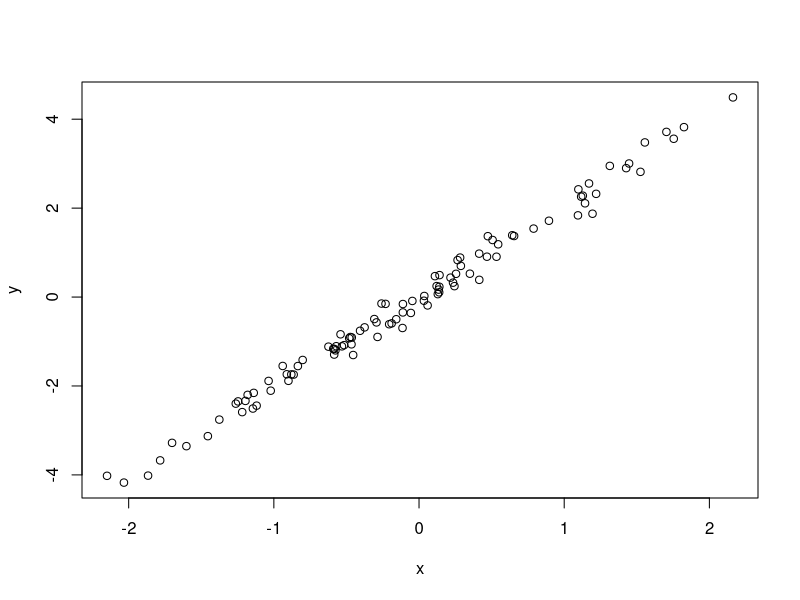

The R script that drew this image:
# Simulate and plot data
# Mahmoud Izadi
# izadi2005@gmail.com
# 2024-07-07

# Simulate predictor variable
x <- rnorm(n = 100)
# Simulate response variable with some noise
y <- 2 * x + rnorm(n = 100, sd = 0.2)

# Plot the data
plot(x = x, y = y)